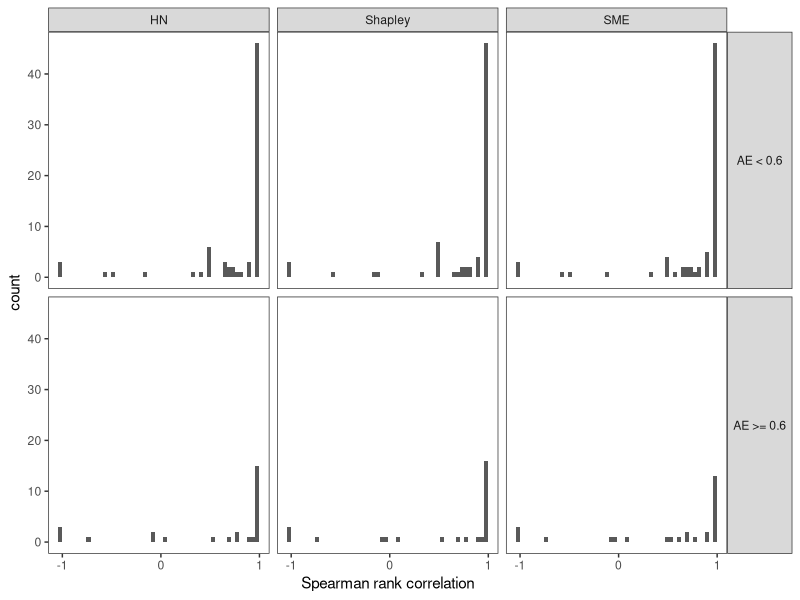

R code for this plot:
## ---- chunk 1
library("tidyr")
library("dplyr")
library("readr")
library("ggplot2")
library("rstatix")
library("knitr")
## ---- chunk 2
rank_correlations <- read_csv(
  file="../../data/ESOL/manual_vs_attribution_rank_correlations.csv"
) %>% rename(id = ...1)
## ---- chunk 3
rank_corr_means <- rank_correlations %>%
  select(absolute_error_class, SME_rank_corr, Shapley_rank_corr, HN_rank_corr) %>%
  group_by(absolute_error_class) %>%
  summarise_all("mean") %>%
  rename(
    SME = SME_rank_corr, 
    Shapley = Shapley_rank_corr, 
    HN = HN_rank_corr, 
    AE = absolute_error_class
  ) %>%
  mutate(across(c(SME, Shapley, HN), \(x) round(x, 4)))

knitr::kable(rank_corr_means)
## ---- chunk 4
rank_corr_long <- rank_correlations %>% 
  select(
    id, absolute_error_class, SME_rank_corr, Shapley_rank_corr, HN_rank_corr
  ) %>%
  pivot_longer(
    names_to = "attribution_method", 
    values_to = "rank_corr", 
    cols=c("SME_rank_corr", "Shapley_rank_corr", "HN_rank_corr")
  ) %>% 
  mutate_at(c('attribution_method', 'absolute_error_class'), as.factor)

attribution_methods_labels <- c(
  "HN_rank_corr" = "HN", 
  "Shapley_rank_corr" = "Shapley", 
  "SME_rank_corr" = "SME"
)
absolute_error_class_labels <- c("< 0.6" = "AE < 0.6", ">= 0.6" = "AE >= 0.6")

ggplot(rank_corr_long, mapping = aes(x = rank_corr)) +
  geom_histogram(bins=50) +
  facet_grid(
    absolute_error_class ~ attribution_method,
    labeller = labeller(
      .cols = attribution_methods_labels,
      .rows = absolute_error_class_labels,
    )
  ) +
  scale_x_continuous(name = "Spearman rank correlation", breaks = c(-1, 0, 1)) + 
  theme_bw() + 
  theme(
    panel.grid.major = element_blank(),
    panel.grid.minor = element_blank(),
    strip.text.y = element_text(angle = 0)
  )

## ---- chunk 5
friedman_correct_mols <- rank_corr_long %>% 
  filter(absolute_error_class == "< 0.6") %>% 
  friedman_test(rank_corr ~ attribution_method | id)
## ---- chunk 6
firedman_incorrect_mols <- rank_corr_long %>% 
  filter(absolute_error_class == ">= 0.6") %>% 
  friedman_test(rank_corr ~ attribution_method | id)
